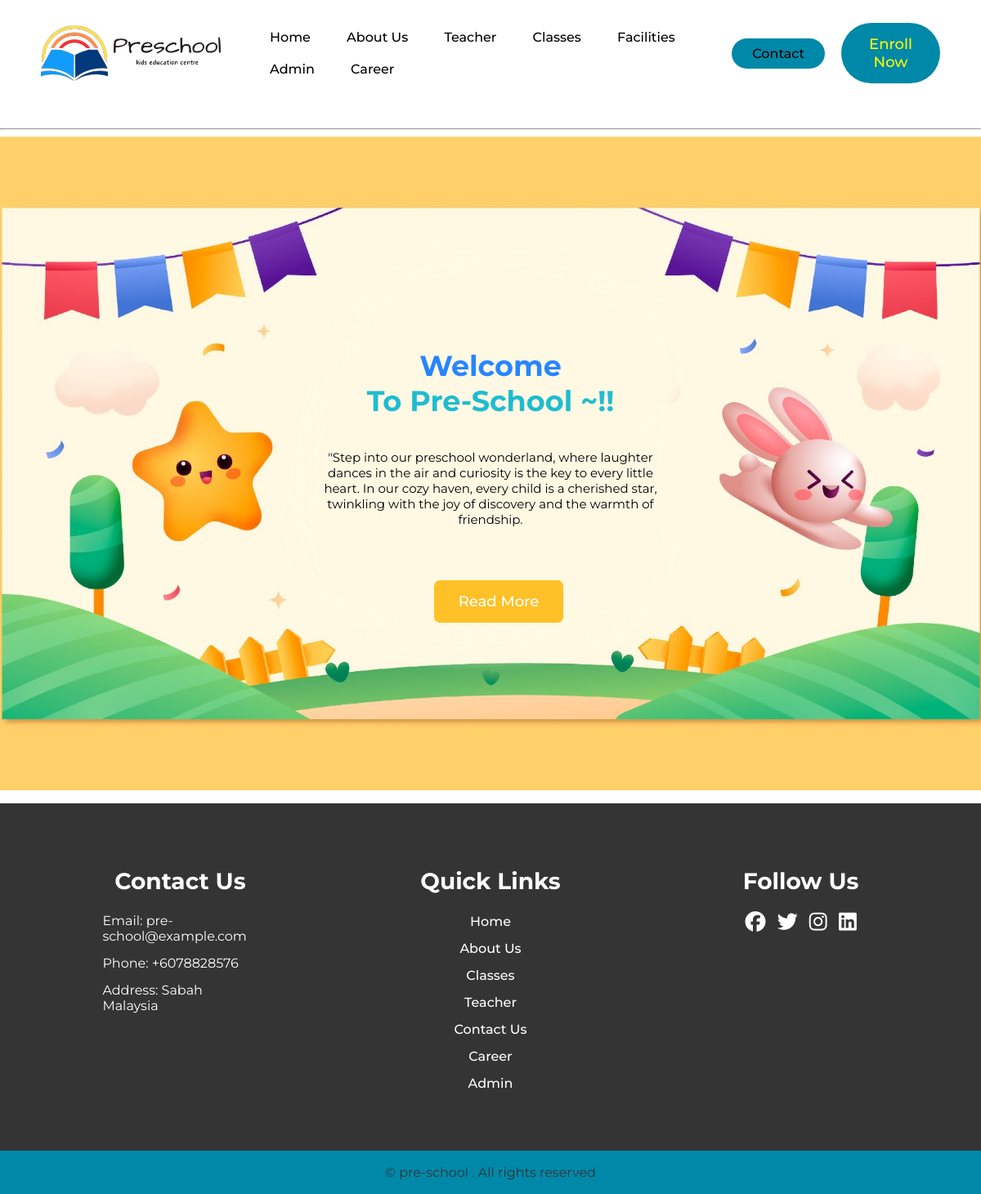
The page / on the database its author committed.
### tables this page shows
CREATE TABLE `page` (
  `page_id` int(11) NOT NULL,
  `pagetype` varchar(120) DEFAULT NULL,
  `pageTitle` varchar(120) DEFAULT NULL,
  `smallDescription` varchar(120) DEFAULT NULL,
  `titleDescription` varchar(120) DEFAULT NULL,
  `pageDescription` text DEFAULT NULL,
  `img_path` varchar(50) DEFAULT NULL
);

CREATE TABLE `footer` (
  `ft_id` int(11) NOT NULL,
  `email` varchar(120) DEFAULT NULL,
  `phoneNumber` varchar(120) DEFAULT NULL,
  `address` varchar(120) DEFAULT NULL
);

### index.php (the view, shortened to what this page needs)
<?php
include("config.php");
?>
<!DOCTYPE html>
<html lang="en">
  <head>
    <link rel="stylesheet" href="css/style.css">
</head>
  <body>
        <?php include('header.php');?>
<hr></hr>
    <?php
    $sql = "SELECT * FROM page where pagetype='homepage'";
    $result = mysqli_query($conn,$sql);
        while($data=mysqli_fetch_array($result)){
    ?>
     <div class=" header-banner">
        <div class="banner">
            <h1><?php echo $data['pageTitle']?> <br> <span style="color: #20bcd0;"><?php echo $data['titleDescription']?></span></h1>
            <p><?php echo $data['pageDescription']?></p>
            <a href="aboutus.php"><button class="read-button">Read More</button></a>
        </div>
    </div>
<?php } ?>
        <?php include('footer.php');?>
</body>
</html>

### footer.php (shortened to what this page needs)
<?php
include("config.php");
?>
<head>
    <link rel="stylesheet" type="text/css" href="css/footer.css">
</head>
    <footer>
        <?php
        $sql = "SELECT * FROM footer";
        $result = mysqli_query($conn,$sql);
    while($data=mysqli_fetch_array($result)){
        ?>
        <div class="footer-container">
            <div class="footer-content">
                <h3>Contact Us</h3>
                <p>Email: <?php echo $data['email']?></p>
                <p>Phone: <?php echo $data['phoneNumber']?></p>
                <p>Address: <?php echo $data['address']?></p>
            </div>
            <div class="footer-content">
                <h3>Quick Links</h3>
                <ul class="list">
                    <li><a href="index.php">Home</a></li>
                    <li><a href="aboutus.php">About Us</a></li>
                    <li><a href="classes.php">Classes</a></li>
                    <li><a href="teacher.php">Teacher</a></li>
                    <li><a href="contact.php">Contact Us</a></li>
                    <li><a href="application.php">Career</a></li>
                    <li><a href="admin.php">Admin</a></li>
                </ul>
            </div>
            <div class="footer-content">
                <h3>Follow Us</h3>
                <ul class="social-icons">
                    <li><a href=""><i class="fab fa-facebook"></i></a></li>
                    <li><a href=""><i class="fab fa-twitter"></i></a></li>
                    <li><a href=""><i class="fab fa-instagram"></i></a></li>
                    <li><a href=""><i class="fab fa-linkedin"></i></a></li>
                </ul>
            </div>
        </div>
        <div class="bottom-bar">
            <p>&copy; pre-school . All rights reserved</p>
        </div>
    <?php } ?>
    </footer>

### css/style.css (style rules this page uses)
body { box-sizing: border-box; margin: 0; padding: 0; background-color: #ffffff; }
li, a, button { font-family: "Montserrat", sans-serif; font-weight: 500; font-size: 16px; color: #000000; text-decoration: none; }
button { margin-left: 20px; padding: 9px 25px; background-color: rgba(0, 136, 169, 1); border: none; border-radius: 50px; cursor: pointer; transition: all 0.3s ease 0s; }
.header-banner { background: url("../images/banner.jpg"); background-size: cover; background-position: center; background-color: var(--green); background-repeat: no-repeat; height: 100vh; width: 100%; margin: auto 0px auto 0px; text-align: center; color: #fff; display: flex; align-items: center; justify-content: center; }
.banner { padding: 5px; position: centered; margin-top: 400px; transform: translateY(-50%); top: 45%; }
.banner h1 { font-size: 35px; color: #2785ff; }
.banner p { font-size: 15px; width: 420px; padding-top: 15px; color: #000000; }
.read-button { margin-top: 50px; padding: 15px 30px; border: none; background: #ffc127; color: white; border-radius: 7px; font-size: 18px; cursor: pointer; }

### css/footer.css (style rules this page uses)
body { margin: 0; padding: 0; font-family: "Montserrat", sans-serif; font-size: 16px; color: white; }
footer { background: #343434; padding-top: 50px; }
.footer-container { width: 1140px; margin: auto; display: flex; justify-content: center; }
.footer-content { width: 33.3%; }
h3 { font-size: 28px; margin-bottom: 15px; text-align: center; }
.footer-content p { width: 190px; margin: auto; padding: 7px; }
.footer-content ul { text-align: center; }
.list { padding: 0; }
.list a { color: white; }
.list li { width: auto; text-align: center; list-style-type: none; padding: 7px; position: relative; }
.list li::before { content: ""; position: absolute; transform: translate(-50%, -50%); left: 50%; top: 100%; width: 0; height: 2px; background: #0088a9; transition-duration: 0.5s; }
.social-icons { text-align: center; padding: 0; }
.social-icons li { display: inline-block; text-align: center; padding: 5px; }
.social-icons i { color: white; font-size: 25px; }
a { text-decoration: none; }
.bottom-bar { background: rgba(0, 136, 169, 1); text-align: center; padding: 10px 0; margin-top: 50px; }
.bottom-bar p { color: #343434; margin: 0; font-size: 16px; padding: 7px; }

### rows shown on the page
page: pageTitle "Welcome", titleDescription "To Pre-School ~!!", pageDescription "\"Step into our preschool wonderland, where laughter dances in the air and curiosity is the key to every little heart. In our cozy haven, every child is a cherished star, twinkling with the joy of discovery and the warmth of friendship."
footer: email "pre-school@example.com", phoneNumber "+6078828576", address "Sabah Malaysia"
